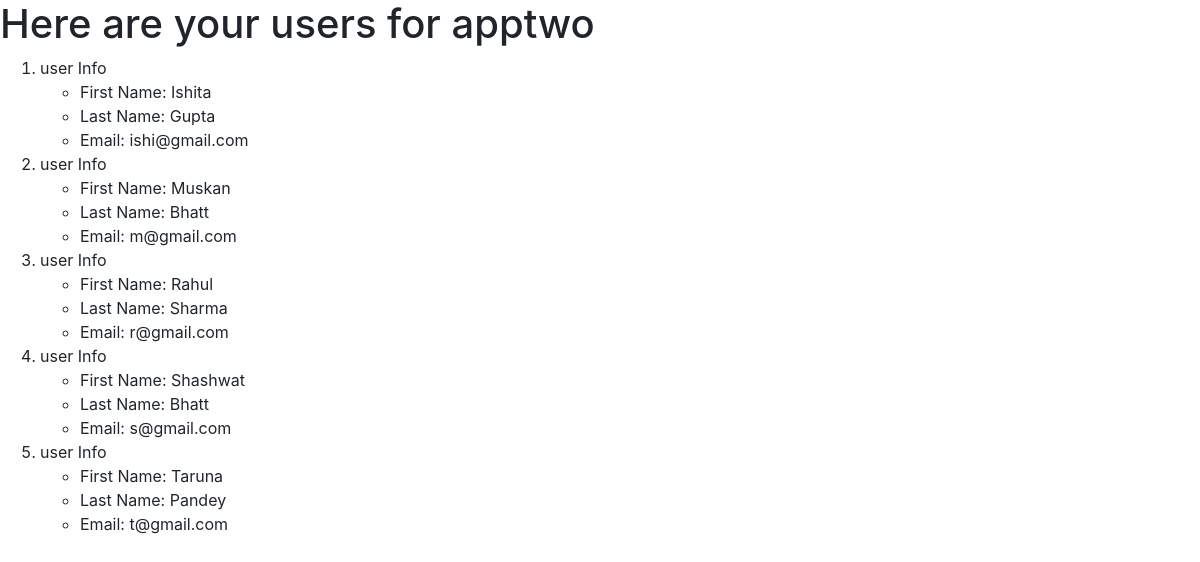
/users/, run on the app's committed database.
### apptwo/models.py (models this page shows)
class User(models.Model):
	first_name = models.CharField(max_length=255)
	last_name = models.CharField(max_length=255)
	email = models.EmailField(max_length=264,unique=True)

### apptwo/views.py (the view)
# urls.py: path('',views.users,name='user'),
def users(request):
	user_list = User.objects.order_by('first_name')
	user_dict = {'users': user_list}
	return render(request,'apptwo/list.html', context=user_dict)

### templates/apptwo/list.html (shortened to what this page needs)
<!DOCTYPE html>
<html>
<head>
	<link rel="stylesheet" href="https://stackpath.bootstrapcdn.com/bootstrap/4.4.1/css/bootstrap.min.css">
</head>
<body>
	<h1>Here are your users for apptwo</h1>
	{% if users %}
		<ol>
			{% for person in users %}
				<li>user Info
					<ul>
						<li>First Name: {{ person.first_name }}</li>
						<li>Last Name: {{ person.last_name }}</li>
						<li>Email: {{ person.email }}</li>
					</ul>
				</li>
			{% endfor %}
		</ol>
	{% endif %}
</body>
</html>

### data on the page
User: first_name "Ishita", last_name "Gupta", email "ishi@gmail.com"
User: first_name "Muskan", last_name "Bhatt", email "m@gmail.com"
User: first_name "Rahul", last_name "Sharma", email "r@gmail.com"
User: first_name "Shashwat", last_name "Bhatt", email "s@gmail.com"
User: first_name "Taruna", last_name "Pandey", email "t@gmail.com"
